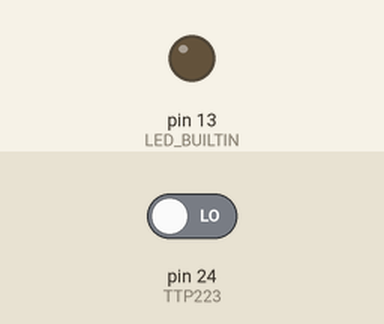
A sketch run on a simulated Arduino Mega 2560, built with avr-gcc and run on an emulated ATmega2560. Parts: output pins drawn as LEDs (lit = HIGH). The test bench sets the inputs (shaded band); at power-on: pin 24 (TTP223) LOW. What the sketch prints to the serial monitor is not drawn.

Above: at 1.2 s.
1.3 s: pin 24 (TTP223) driven HIGH
At 2.1 s:
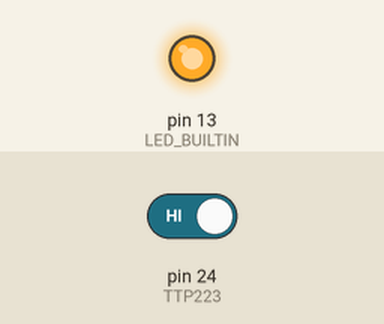
2.8 s: pin 24 (TTP223) driven LOW
At 3.2 s:
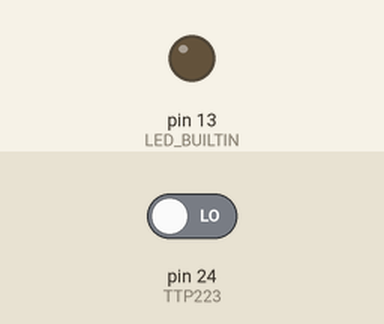
Timing chart, 0 to 5.8 s (numbered marks = the images above; inputs shaded):
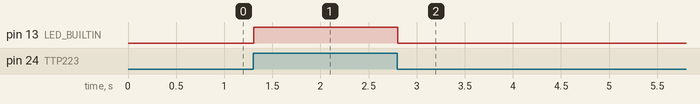

Measured:
- after the input at 1.3 s, pin 13 (LED_BUILTIN): LOW → HIGH at once
- after the input at 2.8 s, pin 13 (LED_BUILTIN): HIGH → LOW at once

The sketch:

SensorTacto_TTP223.ino
```cpp
#define TTP223 24

void setup() {
  Serial.begin(9600);
  pinMode(LED_BUILTIN, OUTPUT);
  pinMode(TTP223, INPUT);
}

void loop() {
  if (digitalRead(TTP223) == HIGH) {
    digitalWrite(LED_BUILTIN, HIGH);
    Serial.println("Encendido");
  } else {
    digitalWrite(LED_BUILTIN, LOW);
    Serial.println("Encendido");
  }
}
```
